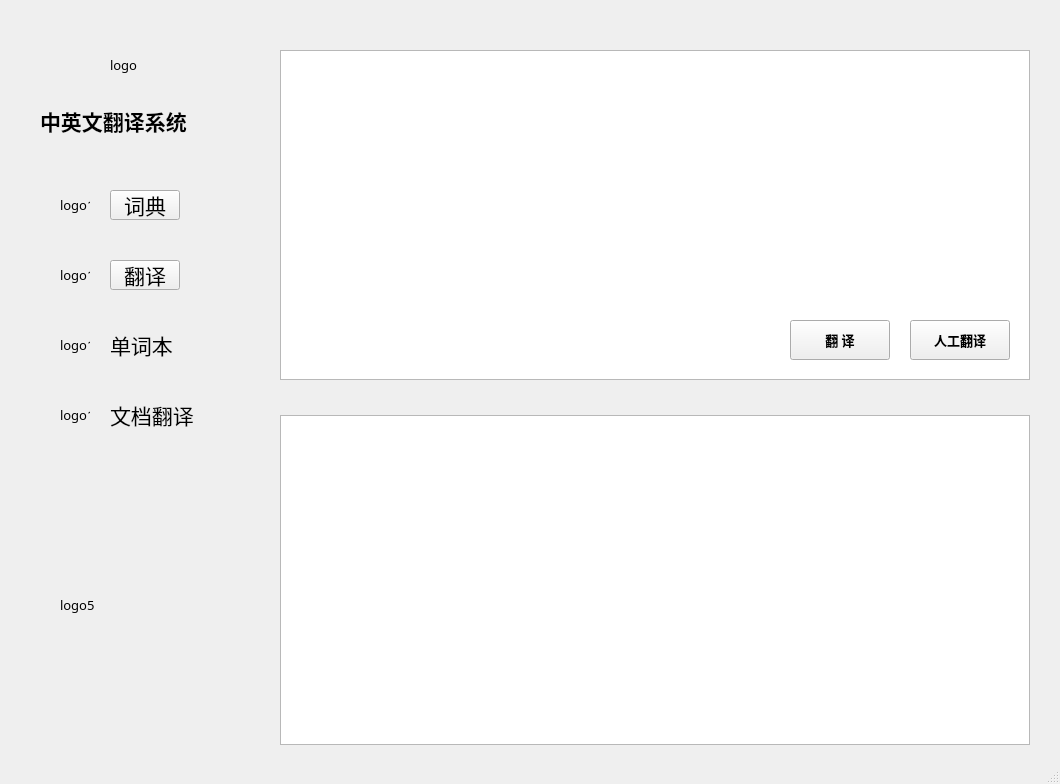
<?xml version="1.0" encoding="UTF-8"?>
<ui version="4.0">
 <class>human_translation</class>
 <widget class="QMainWindow" name="human_translation">
  <property name="geometry">
   <rect>
    <x>0</x>
    <y>0</y>
    <width>1060</width>
    <height>784</height>
   </rect>
  </property>
  <property name="font">
   <font>
    <family>仿宋</family>
    <pointsize>10</pointsize>
   </font>
  </property>
  <property name="windowTitle">
   <string>翻译系统</string>
  </property>
  <property name="windowIcon">
   <iconset>
    <normaloff>img/icon.gif</normaloff>img/icon.gif</iconset>
  </property>
  <widget class="QWidget" name="centralwidget">
   <widget class="QLabel" name="label_4">
    <property name="geometry">
     <rect>
      <x>110</x>
      <y>400</y>
      <width>120</width>
      <height>30</height>
     </rect>
    </property>
    <property name="font">
     <font>
      <family>仿宋</family>
      <pointsize>16</pointsize>
     </font>
    </property>
    <property name="text">
     <string>文档翻译</string>
    </property>
   </widget>
   <widget class="QLabel" name="label_3">
    <property name="geometry">
     <rect>
      <x>110</x>
      <y>330</y>
      <width>81</width>
      <height>30</height>
     </rect>
    </property>
    <property name="font">
     <font>
      <family>仿宋</family>
      <pointsize>16</pointsize>
     </font>
    </property>
    <property name="text">
     <string>单词本</string>
    </property>
   </widget>
   <widget class="QTextBrowser" name="textBrowser">
    <property name="geometry">
     <rect>
      <x>280</x>
      <y>415</y>
      <width>750</width>
      <height>330</height>
     </rect>
    </property>
    <property name="font">
     <font>
      <pointsize>16</pointsize>
     </font>
    </property>
   </widget>
   <widget class="QTextEdit" name="textEdit">
    <property name="geometry">
     <rect>
      <x>280</x>
      <y>50</y>
      <width>750</width>
      <height>330</height>
     </rect>
    </property>
    <property name="font">
     <font>
      <pointsize>16</pointsize>
     </font>
    </property>
   </widget>
   <widget class="QPushButton" name="translation">
    <property name="geometry">
     <rect>
      <x>790</x>
      <y>320</y>
      <width>100</width>
      <height>40</height>
     </rect>
    </property>
    <property name="font">
     <font>
      <family>仿宋</family>
      <pointsize>10</pointsize>
      <weight>75</weight>
      <bold>true</bold>
     </font>
    </property>
    <property name="text">
     <string>翻 译</string>
    </property>
   </widget>
   <widget class="QPushButton" name="human_translation_2">
    <property name="geometry">
     <rect>
      <x>910</x>
      <y>320</y>
      <width>100</width>
      <height>40</height>
     </rect>
    </property>
    <property name="font">
     <font>
      <family>仿宋</family>
      <pointsize>10</pointsize>
      <weight>75</weight>
      <bold>true</bold>
     </font>
    </property>
    <property name="text">
     <string>人工翻译</string>
    </property>
   </widget>
   <widget class="QLabel" name="label_5">
    <property name="geometry">
     <rect>
      <x>40</x>
      <y>100</y>
      <width>201</width>
      <height>41</height>
     </rect>
    </property>
    <property name="font">
     <font>
      <family>仿宋</family>
      <pointsize>16</pointsize>
      <weight>75</weight>
      <bold>true</bold>
     </font>
    </property>
    <property name="text">
     <string>中英文翻译系统</string>
    </property>
   </widget>
   <widget class="QLabel" name="logo">
    <property name="geometry">
     <rect>
      <x>110</x>
      <y>40</y>
      <width>50</width>
      <height>50</height>
     </rect>
    </property>
    <property name="text">
     <string>logo</string>
    </property>
   </widget>
   <widget class="QLabel" name="bgcolor">
    <property name="geometry">
     <rect>
      <x>250</x>
      <y>0</y>
      <width>831</width>
      <height>791</height>
     </rect>
    </property>
    <property name="text">
     <string/>
    </property>
   </widget>
   <widget class="QLabel" name="logo1">
    <property name="geometry">
     <rect>
      <x>60</x>
      <y>190</y>
      <width>30</width>
      <height>30</height>
     </rect>
    </property>
    <property name="text">
     <string>logo1</string>
    </property>
   </widget>
   <widget class="QLabel" name="logo2">
    <property name="geometry">
     <rect>
      <x>60</x>
      <y>260</y>
      <width>30</width>
      <height>30</height>
     </rect>
    </property>
    <property name="text">
     <string>logo1</string>
    </property>
   </widget>
   <widget class="QLabel" name="logo4">
    <property name="geometry">
     <rect>
      <x>60</x>
      <y>400</y>
      <width>30</width>
      <height>30</height>
     </rect>
    </property>
    <property name="text">
     <string>logo1</string>
    </property>
   </widget>
   <widget class="QLabel" name="logo3">
    <property name="geometry">
     <rect>
      <x>60</x>
      <y>330</y>
      <width>30</width>
      <height>30</height>
     </rect>
    </property>
    <property name="text">
     <string>logo1</string>
    </property>
   </widget>
   <widget class="QLabel" name="logo5">
    <property name="geometry">
     <rect>
      <x>60</x>
      <y>530</y>
      <width>150</width>
      <height>150</height>
     </rect>
    </property>
    <property name="text">
     <string>logo5</string>
    </property>
   </widget>
   <widget class="QLabel" name="bgcolor1">
    <property name="geometry">
     <rect>
      <x>0</x>
      <y>245</y>
      <width>250</width>
      <height>60</height>
     </rect>
    </property>
    <property name="text">
     <string/>
    </property>
   </widget>
   <widget class="QPushButton" name="dictionary1">
    <property name="geometry">
     <rect>
      <x>110</x>
      <y>190</y>
      <width>70</width>
      <height>30</height>
     </rect>
    </property>
    <property name="font">
     <font>
      <pointsize>16</pointsize>
     </font>
    </property>
    <property name="text">
     <string>词典</string>
    </property>
   </widget>
   <widget class="QPushButton" name="dictionary2">
    <property name="geometry">
     <rect>
      <x>110</x>
      <y>260</y>
      <width>70</width>
      <height>30</height>
     </rect>
    </property>
    <property name="font">
     <font>
      <pointsize>16</pointsize>
     </font>
    </property>
    <property name="text">
     <string>翻译</string>
    </property>
   </widget>
   <zorder>bgcolor1</zorder>
   <zorder>bgcolor</zorder>
   <zorder>label_4</zorder>
   <zorder>label_3</zorder>
   <zorder>textBrowser</zorder>
   <zorder>textEdit</zorder>
   <zorder>translation</zorder>
   <zorder>human_translation_2</zorder>
   <zorder>label_5</zorder>
   <zorder>logo</zorder>
   <zorder>logo1</zorder>
   <zorder>logo4</zorder>
   <zorder>logo3</zorder>
   <zorder>logo5</zorder>
   <zorder>logo2</zorder>
   <zorder>dictionary1</zorder>
   <zorder>dictionary2</zorder>
  </widget>
  <widget class="QMenuBar" name="menubar">
   <property name="geometry">
    <rect>
     <x>0</x>
     <y>0</y>
     <width>1060</width>
     <height>26</height>
    </rect>
   </property>
  </widget>
  <widget class="QStatusBar" name="statusbar"/>
 </widget>
 <resources/>
 <connections/>
</ui>
